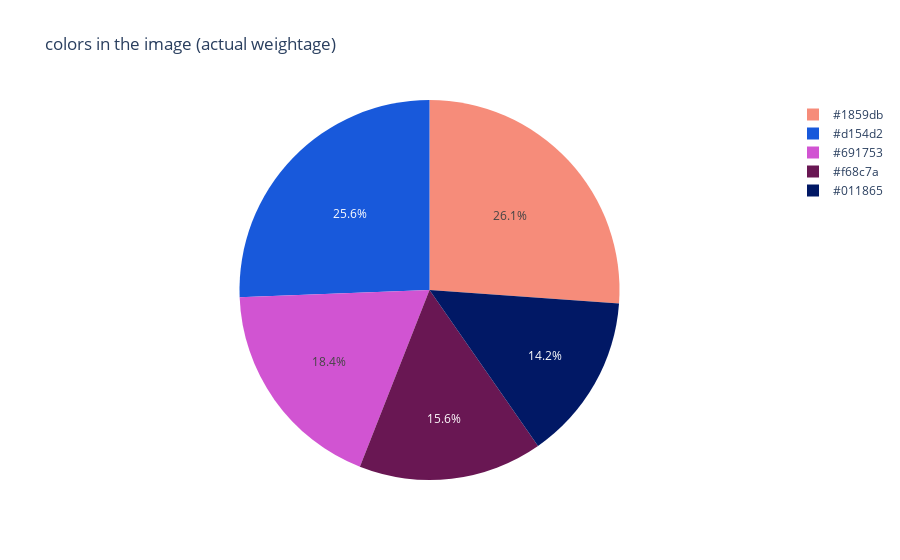

This figure's notebook cell:
### Code cell
fig = px.pie(values= counts.values(),color_discrete_sequence= hex_colors, names=hex_colors, title='colors in the image (actual weightage)')
fig.show()

### Figure 1 — Plotly figure (JSON) as saved in the notebook; plotly's stock layout.template omitted (floating-point values rounded to 4 significant figures)
{"data": [{"domain": {"x": [0, 1], "y": [0, 1]}, "hovertemplate": "label=%{label}<br>value=%{value}<extra></extra>", "labels": ["#f68c7a", "#1859db", "#d154d2", "#691753", "#011865"], "legendgroup": "", "name": "", "showlegend": true, "type": "pie", "values": [74657, 124658, 122177, 87910, 67742]}], "layout": {"legend": {"tracegroupgap": 0}, "piecolorway": ["#f68c7a", "#1859db", "#d154d2", "#691753", "#011865"], "title": {"text": "colors in the image (actual weightage)"}}}
